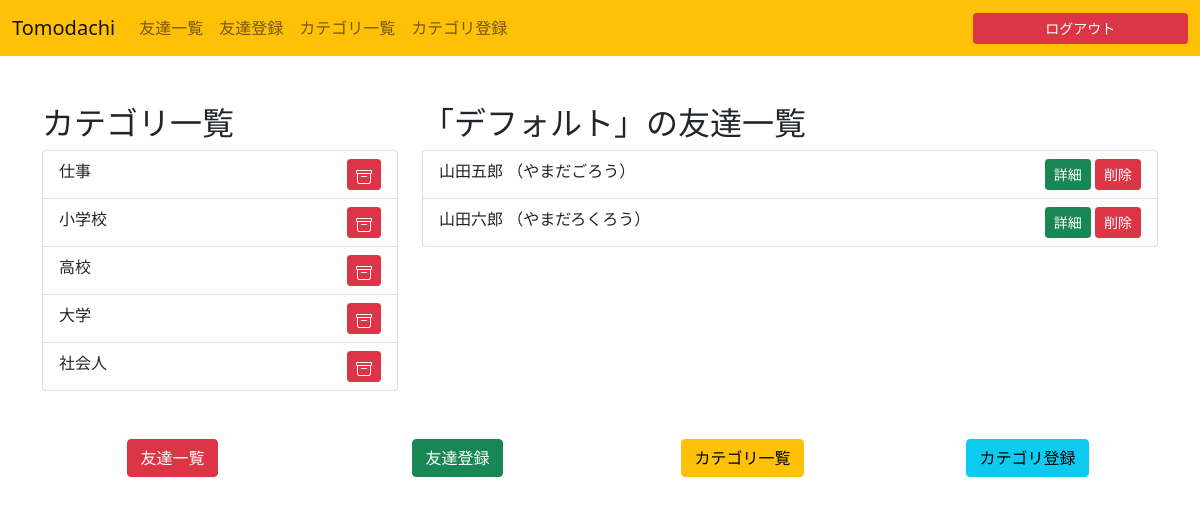
The page /category/16/ (signed in) on the database its author committed.
### friendslist/models.py (models this page shows)
class Category(models.Model):
    name = models.CharField(default="", max_length=20)
    created_at = models.DateTimeField(auto_now_add=True)
    updated_at = models.DateTimeField(auto_now=True)
    user = models.ForeignKey(get_user_model(), on_delete=models.CASCADE)

class Friend(models.Model):
    name = models.CharField(default="", max_length=20)
    furigana = models.CharField(blank=True, null=True, max_length=20)
    nickname = models.CharField(blank=True, null=True, max_length=20)
    sex = models.IntegerField(default=0)
    birthday = models.DateField(blank=True, null=True, auto_now=False, auto_now_add=False)
    birthplace = models.CharField(blank=True, null=True, max_length=30)
    hobby = models.CharField(blank=True, null=True, max_length=30)
    company = models.CharField(blank=True, null=True, max_length=30)
    created_at = models.DateTimeField(auto_now_add=True)
    updated_at = models.DateTimeField(auto_now=True)
    user = models.ForeignKey(get_user_model(), on_delete=models.CASCADE)
    category = models.ForeignKey(Category, on_delete=models.CASCADE, default=1)

### friendslist/views.py (the view)
# urls.py: path('category/<slug:pk>/', views.category_index),
@login_required
def category_index(request, pk):
    user = request.user
    categories = Category.objects.filter(user=user)
    current_category = Category.objects.get(pk=pk)
    first_category = categories.first()
    friends = Friend.objects.filter(category=current_category)
    context = {
        'friends': friends,
        'categories': categories,
        'current_category': current_category,
        'first_category': first_category,
    }
    return render(request, 'friendslist/category/index.html', context)

### templates/friendslist/category/index.html (shortened to what this page needs)
{% extends 'friendslist/base.html' %}
{% block content %}
<main class="container mb-5">
    <div class="row">
        <div class="col col-md-4">
            <h2>カテゴリ一覧</h2>
            <ul class="list-group">
              {% for category in categories %}
                <li class="list-group-item {% if category.pk == current_category.pk %}list-group-item-warning{% endif %}">
                  <a href="/category/{{ category.pk }}" class="text-decoration-none text-dark">{{ category.name }}</a>
                  <a href="{% url 'category_delete' category.pk %}" class="btn btn-danger btn-sm float-end">
                  </a>
                </li>
              {% endfor %}
              </ul>
        </div>
        <div class="column col-md-8">
          <h2>「{{ current_category.name }}」の友達一覧</h2>
          <ul class="list-group">
          {% for friend in friends %}
              <li class="list-group-item">
                {{ friend.name }}
                {% if friend.furigana is not None %}
                  （{{ friend.furigana }}）
                {% endif %}
                <div class="float-end">
                  <a href="{% url 'friend' friend.pk %}" class="btn btn-success btn-sm">詳細</a>
                  <a href="{% url 'delete' friend.pk %}" class="btn btn-danger btn-sm">削除</a>
                </div>
              </li>
          {% endfor %}
          </ul>
        </div>
    </div>
</main>
{% endblock %}

### rows shown on the page
Category: name "仕事"
Category: name "小学校"
Category: name "高校"
Category: name "大学"
Category: name "社会人"
Category: name "デフォルト"
Friend: name "山田五郎", furigana "やまだごろう"
Friend: name "山田六郎", furigana "やまだろくろう"
